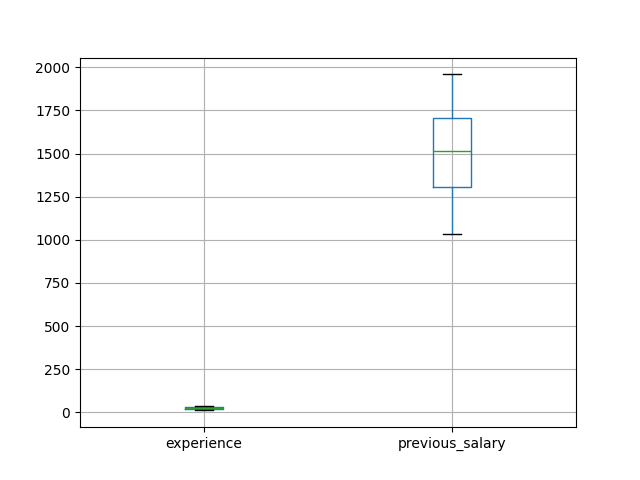

Python code for this plot:
import numpy as np 
import matplotlib
from pydantic.type_adapter import R
matplotlib.use('Agg')
import matplotlib.pyplot as plt 
import seaborn as sns 
import pandas as pd

ar = np.array(['rat', 'cat', 'dog', 'cat', 'rat'])

from sklearn.preprocessing import  OneHotEncoder
ohe = OneHotEncoder()
ohe.fit(ar.reshape(-1,1))
ohe.transform(ar.reshape(-1,1))
sns.boxplot(ohe.transform(ar.reshape(-1,1)).toarray())
plt.savefig("onehot_boxplot.png")
plt.clf()

from sklearn.preprocessing import PowerTransformer

pt=PowerTransformer()
# Use numerical data for PowerTransformer, not categorical
numerical_data = np.random.normal(0, 1, 100).reshape(-1, 1)
trs=pt.fit(numerical_data)

df=pd.DataFrame({
    'experience':np.random.randint(10,40,50),
    'previous_salary':np.random.randint(1000,2000,50),
})

df.boxplot()
plt.savefig("databias.png")
plt.clf()

from sklearn.preprocessing import StandardScaler,MinMaxScaler
sc = StandardScaler()
sttrans=sc.fit_transform(df)
pd.DataFrame(sttrans).boxplot()
plt.savefig("databias1.png")
plt.clf()

# MinMaxScaler example
mm = MinMaxScaler()
mmtrans=mm.fit_transform(df)
pd.DataFrame(mmtrans).boxplot()
plt.savefig("databias2.png")
plt.clf()

ar1=np.random.normal(30,0.5,30)
ar2=np.random.normal(200,0.5,30)
ar3=np.random.normal(400,0.5,30)

newar=np.stack([ar1,ar2,ar3],axis=1).flatten()
print(newar.shape)
sns.displot(newar,kind='kde')
plt.savefig("databias3.png")
plt.clf()

dfn=pd.DataFrame(newar)
sns.displot(dfn)
plt.savefig("databias4.png")
plt.clf()

print(newar[newar<80])
print(np.where(newar<80))
dfn.loc[dfn[0]<40,'new']='small'
print(dfn)
dfn.loc[(dfn[0]>150) & (dfn[0]<250),'new']='medium'
print(dfn)
dfn.loc[dfn[0]>350,'new']='large'
print(dfn)

def xyz(x):
    if x<40:
        return 'small'
    elif x>150 and x<250:
        return 'medium'
    else:
        return 'large'
dfn[0]=dfn[0].apply(xyz)
print(dfn)

from sklearn.preprocessing import KBinsDiscretizer

age=np.array([[18],[22],[29],[35],[42],[55],[68]])

kbd=KBinsDiscretizer(n_bins=5)
kbd.fit(age)
kbd.transform(age).toarray()
print(kbd.transform(age).toarray())

